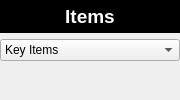
             <widget class="QFrame" name="gridItemList">
              <property name="maximumSize">
               <size>
                <width>180</width>
                <height>16777215</height>
               </size>
              </property>
              <layout class="QGridLayout" name="gridLayout_91">
               <property name="leftMargin">
                <number>0</number>
               </property>
               <property name="topMargin">
                <number>0</number>
               </property>
               <property name="rightMargin">
                <number>0</number>
               </property>
               <property name="bottomMargin">
                <number>0</number>
               </property>
               <item row="0" column="0" colspan="2">
                <widget class="QLabel" name="label_23">
                 <property name="palette">
                  <palette>
                   <active>
                    <colorrole role="WindowText">
                     <brush brushstyle="SolidPattern">
                      <color alpha="255">
                       <red>255</red>
                       <green>255</green>
                       <blue>255</blue>
                      </color>
                     </brush>
                    </colorrole>
                    <colorrole role="Base">
                     <brush brushstyle="SolidPattern">
                      <color alpha="255">
                       <red>255</red>
                       <green>255</green>
                       <blue>255</blue>
                      </color>
                     </brush>
                    </colorrole>
                    <colorrole role="Window">
                     <brush brushstyle="SolidPattern">
                      <color alpha="255">
                       <red>0</red>
                       <green>0</green>
                       <blue>0</blue>
                      </color>
                     </brush>
                    </colorrole>
                   </active>
                   <inactive>
                    <colorrole role="WindowText">
                     <brush brushstyle="SolidPattern">
                      <color alpha="255">
                       <red>255</red>
                       <green>255</green>
                       <blue>255</blue>
                      </color>
                     </brush>
                    </colorrole>
                    <colorrole role="Base">
                     <brush brushstyle="SolidPattern">
                      <color alpha="255">
                       <red>255</red>
                       <green>255</green>
                       <blue>255</blue>
                      </color>
                     </brush>
                    </colorrole>
                    <colorrole role="Window">
                     <brush brushstyle="SolidPattern">
                      <color alpha="255">
                       <red>0</red>
                       <green>0</green>
                       <blue>0</blue>
                      </color>
                     </brush>
                    </colorrole>
                   </inactive>
                   <disabled>
                    <colorrole role="WindowText">
                     <brush brushstyle="SolidPattern">
                      <color alpha="255">
                       <red>118</red>
                       <green>116</green>
                       <blue>108</blue>
                      </color>
                     </brush>
                    </colorrole>
                    <colorrole role="Base">
                     <brush brushstyle="SolidPattern">
                      <color alpha="255">
                       <red>0</red>
                       <green>0</green>
                       <blue>0</blue>
                      </color>
                     </brush>
                    </colorrole>
                    <colorrole role="Window">
                     <brush brushstyle="SolidPattern">
                      <color alpha="255">
                       <red>0</red>
                       <green>0</green>
                       <blue>0</blue>
                      </color>
                     </brush>
                    </colorrole>
                   </disabled>
                  </palette>
                 </property>
                 <property name="font">
                  <font>
                   <pointsize>14</pointsize>
                   <weight>75</weight>
                   <bold>true</bold>
                  </font>
                 </property>
                 <property name="layoutDirection">
                  <enum>Qt::LeftToRight</enum>
                 </property>
                 <property name="autoFillBackground">
                  <bool>true</bool>
                 </property>
                 <property name="text">
                  <string>Items</string>
                 </property>
                 <property name="scaledContents">
                  <bool>false</bool>
                 </property>
                 <property name="alignment">
                  <set>Qt::AlignCenter</set>
                 </property>
                </widget>
               </item>
               <item row="1" column="0" colspan="2">
                <widget class="QComboBox" name="comboItemClass">
                 <item>
                  <property name="text">
                   <string>Key Items</string>
                  </property>
                 </item>
                 <item>
                  <property name="text">
                   <string>Equipment</string>
                  </property>
                 </item>
                 <item>
                  <property name="text">
                   <string>Medicine</string>
                  </property>
                 </item>
                 <item>
                  <property name="text">
                   <string>Book</string>
                  </property>
                 </item>
                 <item>
                  <property name="text">
                   <string>Material</string>
                  </property>
                 </item>
                 <item>
                  <property name="text">
                   <string>InvokeSkill</string>
                  </property>
                 </item>
                 <item>
                  <property name="text">
                   <string>Variable</string>
                  </property>
                 </item>
                 <item>
                  <property name="text">
                   <string>Common Event</string>
                  </property>
                 </item>
                </widget>
               </item>
               <item row="2" column="0" colspan="2">
                <widget class="ListDB" name="listItem" native="true"/>
               </item>
              </layout>
             </widget>
